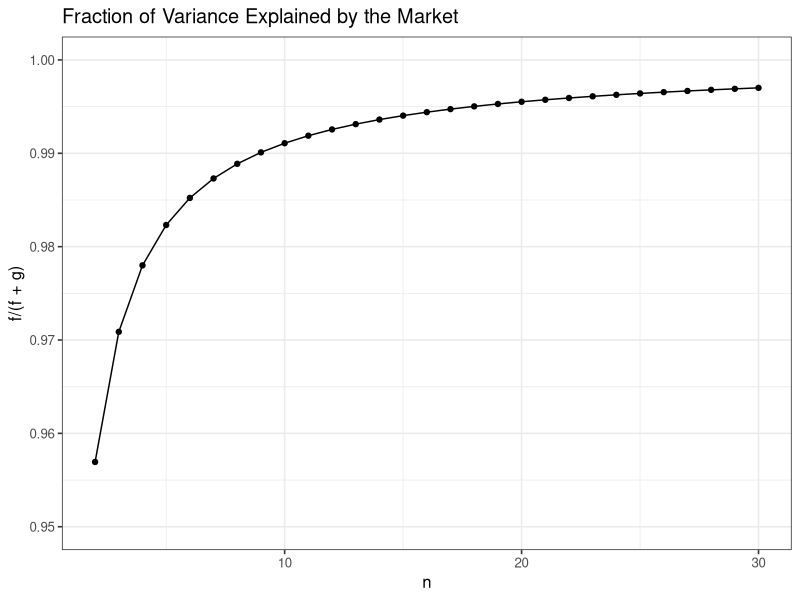
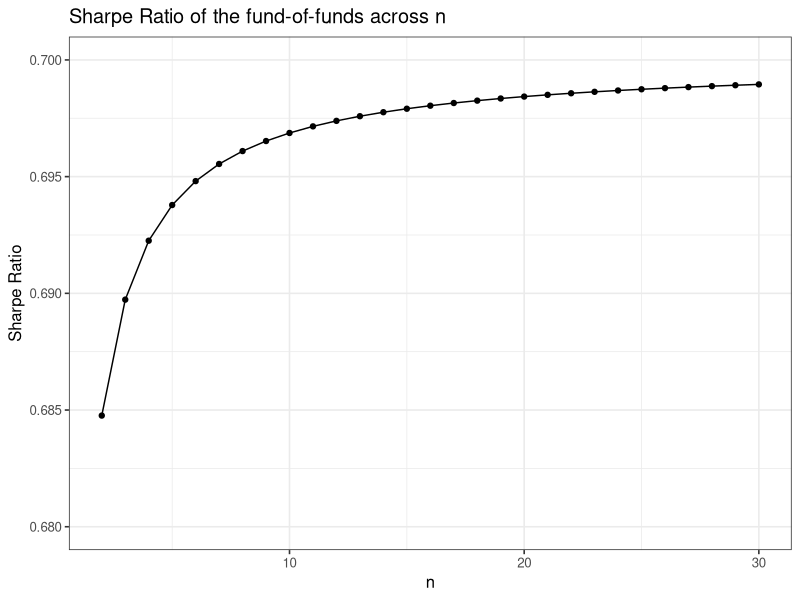
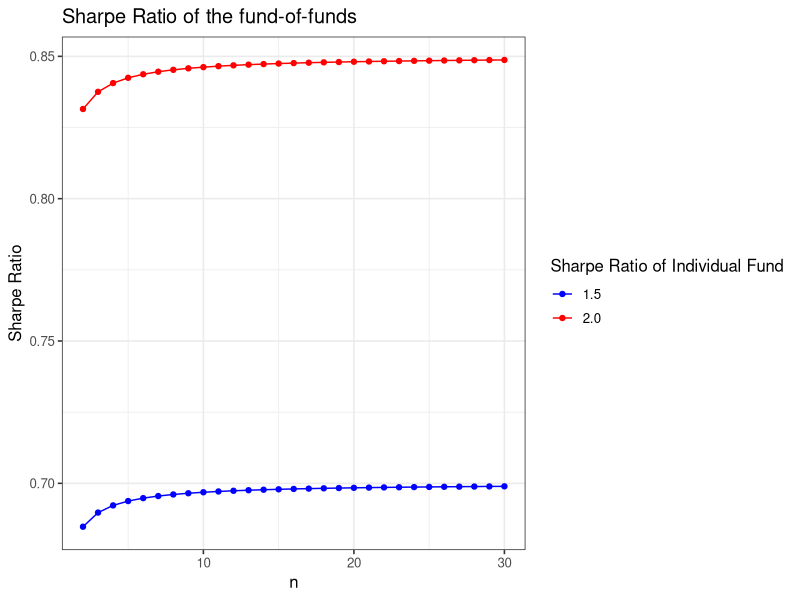
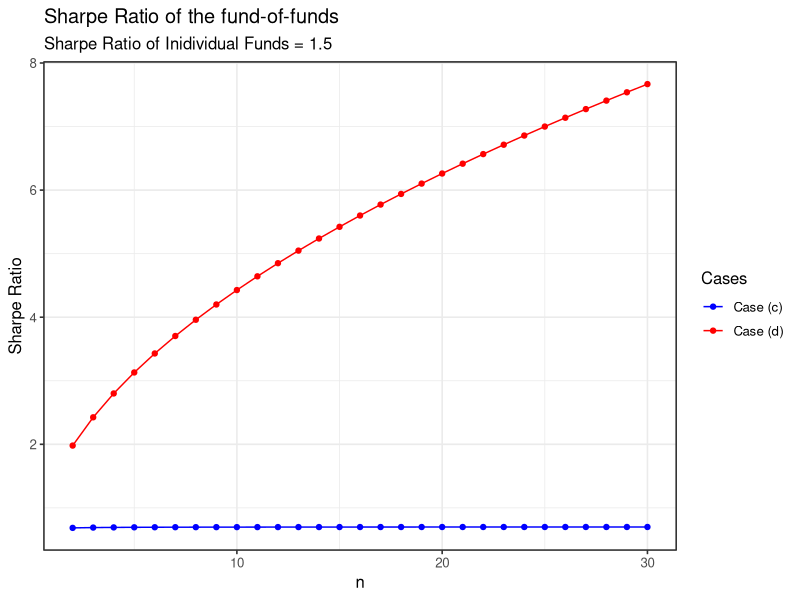
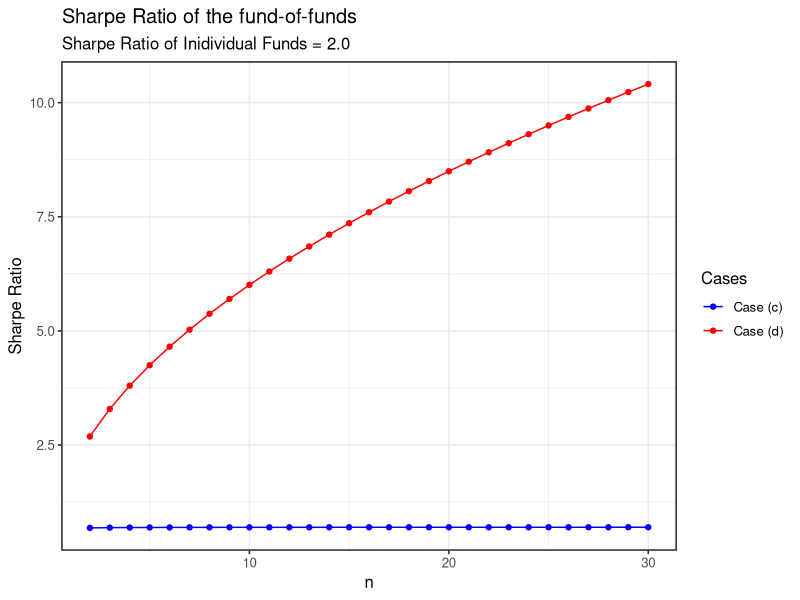

Here is the R script that generated these plots, in order:
## ---- chunk 1
library(ggplot2)
library(dplyr)
## ---- chunk 2
f_over_fg <- function(n){
  1/(1 + 0.09/n)
}
n <- seq(2, 30, by = 1)

tibble(ffg = f_over_fg(n), n = n) %>% 
  ggplot(mapping = aes(x = n, y = ffg)) + 
  geom_point() + 
  geom_line() +
  ylim(c(0.95, 1)) +
  labs(x = "n", y = "f/(f + g)",
       title = "Fraction of Variance Explained by the Market") +
  theme_bw(base_size = 12)
## ---- chunk 3
sharpe1 <- function(n){
  0.7/sqrt(1 + 0.09/n)
}

tibble(sharpe.r = sharpe1(n), n = n) %>% 
  ggplot(mapping = aes(x = n, y = sharpe.r)) +
  geom_point() + 
  geom_line() +
  ylim(c(0.68, 0.7))+
  labs(x = "n", y = "Sharpe Ratio",
       title = "Sharpe Ratio of the fund-of-funds across n") +
  theme_bw(base_size = 12)
## ---- chunk 4
sharpe2 <- function(n){
  0.85/sqrt(1 + 0.09/n)
}

tibble(sharpe.r1 = sharpe1(n), sharpe.r2 = sharpe2(n), n = n) %>%
  ggplot() + 
  geom_point(mapping = aes(x = n, y = sharpe.r1, color = "1.5")) + 
  geom_line(mapping = aes(x = n, y = sharpe.r1, color = "1.5")) +
  geom_point(mapping = aes(x = n, y = sharpe.r2, color = "2.0")) + 
  geom_line(mapping = aes(x = n, y = sharpe.r2, color = "2.0")) +
  scale_color_manual(values = c("1.5" = "blue", "2.0" = "red")) +
  labs(x = "n", y = "Sharpe Ratio", color = "Sharpe Ratio of Individual Fund",
       title = "Sharpe Ratio of the fund-of-funds") +
  theme_bw(base_size = 12)
## ---- chunk 5
sharpe3 <- function(n){
  1.4*sqrt(n)
}

tibble(sharpe.r1 = sharpe1(n), sharpe.r2 = sharpe3(n), n = n) %>% 
  ggplot() + 
  geom_point(mapping = aes(x = n, y = sharpe.r1, color = "Case (c)")) + 
  geom_line(mapping = aes(x = n, y = sharpe.r1, color = "Case (c)")) +
  geom_point(mapping = aes(x = n, y = sharpe.r2, color = "Case (d)")) + 
  geom_line(mapping = aes(x = n, y = sharpe.r2, color = "Case (d)")) +
  scale_color_manual(values = c("Case (c)" = "blue", "Case (d)" = "red")) +
  labs(x = "n", y = "Sharpe Ratio", color = "Cases",
       title = "Sharpe Ratio of the fund-of-funds",
       subtitle = "Sharpe Ratio of Inidividual Funds = 1.5") +
  theme_bw(base_size = 12)
## ---- chunk 6
sharpe4 <- function(n){
  1.9*sqrt(n)
}

tibble(sharpe.r1 = sharpe1(n), sharpe.r2 = sharpe4(n), n = n) %>% 
  ggplot() + 
  geom_point(mapping = aes(x = n, y = sharpe.r1, color = "Case (c)")) + 
  geom_line(mapping = aes(x = n, y = sharpe.r1, color = "Case (c)")) +
  geom_point(mapping = aes(x = n, y = sharpe.r2, color = "Case (d)")) + 
  geom_line(mapping = aes(x = n, y = sharpe.r2, color = "Case (d)")) +
  scale_color_manual(values = c("Case (c)" = "blue", "Case (d)" = "red")) +
  labs(x = "n", y = "Sharpe Ratio", color = "Cases",
       title = "Sharpe Ratio of the fund-of-funds",
       subtitle = "Sharpe Ratio of Inidividual Funds = 2.0") +
  theme_bw(base_size = 12)
